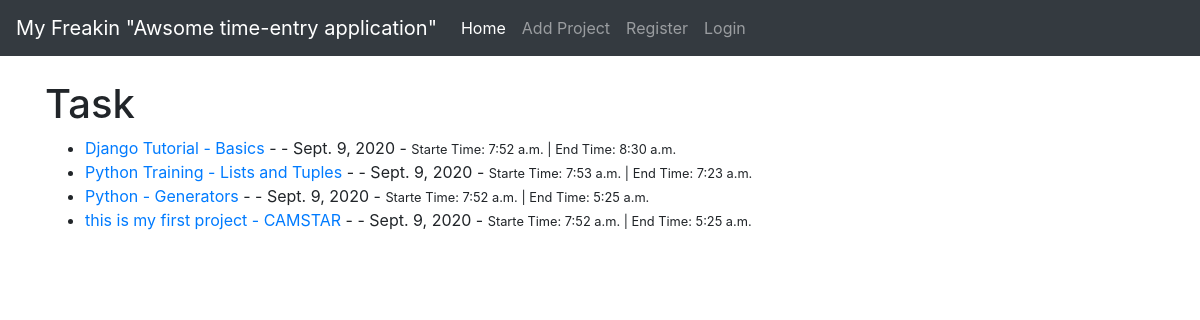
The page / on the database its author committed.
### entryapp/models.py (models this page shows, shortened)
class Task(models.Model):
    title = models.CharField(max_length=255)
    task = models.CharField(max_length=255)
    author = models.ForeignKey(User, on_delete=models.CASCADE)
    description = models.TextField()
    post_date = models.DateField(auto_now_add=True)
    start = models.TimeField()
    end = models.TimeField()

### entryapp/views.py (the view)
# urls.py: path('', views.home, name="home"),
def home(request):
    tasks = Task.objects.all()
    return render(request, "home.html", {"tasks": tasks})

### entryapp/templates/home.html (shortened to what this page needs)
{% extends "base.html" %}
{% block content %}
<h1>Task</h1>
<ul>
{% for post in tasks %}
    <li><a href="{% url 'article-detail' post.pk %}">{{ post.title }} - {{ post.task }}</a> -
            {{ post.author.last_name }} -
                {{post.post_date}} - <small>
            Starte Time: {{ post.start }} | End Time: {{ post.end }}
        </small></br>
     </li>
{% endfor %}
</ul>
{% endblock %}

### entryapp/templates/base.html (shortened to what this page needs)
<!doctype html>
<html lang="en">
  <head>
    <link rel="stylesheet" href="https://stackpath.bootstrapcdn.com/bootstrap/4.5.2/css/bootstrap.min.css">
  </head>
  <body>
  <nav class="navbar navbar-expand-lg navbar-dark bg-dark">
  <a class="navbar-brand" href="{% url 'home' %}">My Freakin "Awsome time-entry application"</a>
  <div class="collapse navbar-collapse" id="navbarSupportedContent">
    <ul class="navbar-nav mr-auto">
      {% if user.is_authenticated %}
      <li class="nav-item">
        <a class="nav-link" href="{% url 'add_project'%}">Add Project</a>
      </li>
       </li> <li class="nav-item">
        <a class="nav-link" href="{% url 'logout'%}">Logout</a>
      </li>
      {% else %}
      <li class="nav-item active">
        <a class="nav-link" href="#">Home <span class="sr-only">(current)</span></a>
      </li>
      <li class="nav-item">
        <a class="nav-link" href="{% url 'add_project'%}">Add Project</a>
      </li>
      <li class="nav-item">
        <a class="nav-link" href="{% url 'register'%}">Register</a>
      </li> <li class="nav-item">
        <a class="nav-link" href="{% url 'login'%}">Login</a>
      </li>
      {% endif %}
    </ul>
  </div>
</nav>
  <br/>
    <div class="container">
       {% block content %}
        {% endblock %}
    </div>
  </body>
</html>

### rows shown on the page
Task: title "Django Tutorial", task "Basics", post_date "Sept. 9, 2020", start "7:52 a.m.", end "8:30 a.m."
Task: title "Python Training", task "Lists and Tuples", post_date "Sept. 9, 2020", start "7:53 a.m.", end "7:23 a.m."
Task: title "Python", task "Generators", post_date "Sept. 9, 2020", start "7:52 a.m.", end "5:25 a.m."
Task: title "this is my first project", task "CAMSTAR", post_date "Sept. 9, 2020", start "7:52 a.m.", end "5:25 a.m."
